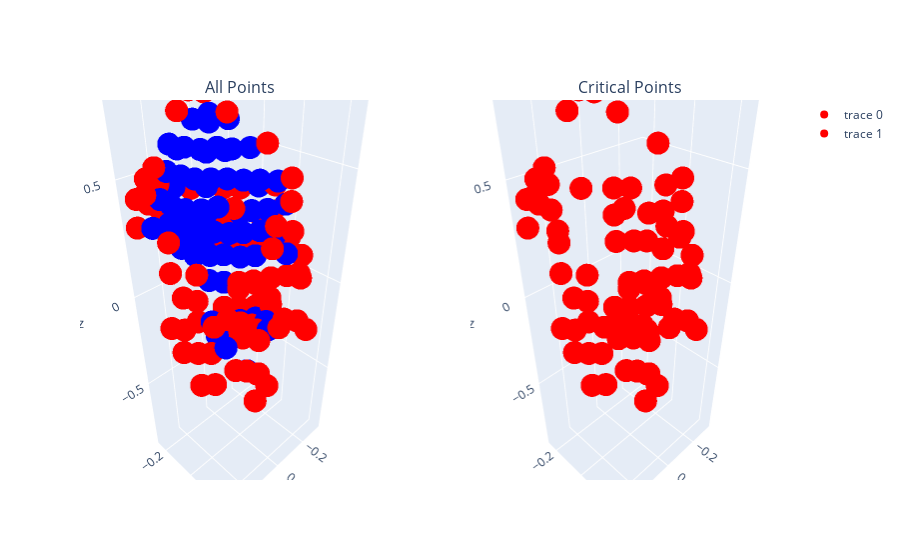

The notebook cell this image was saved under:
### Markdown cell above
Now lets visualize the critical points calculated by our model for the predestrian clouds from before. Recall that these are the points that contributed to the global feature. Why do you think these were the critical points the model ended up using? (Feel free to use different point clouds for your analysis)

### Code cell
plot_crit_points_from_file(model, 'data/sweeps/PEDESTRIAN/11.txt', 200)

### Figure 1 — Plotly figure (JSON) as saved in the notebook; plotly's stock layout.template omitted (floating-point values rounded to 4 significant figures; data arrays with more than 128 entries replaced by an {"elided": "..."} marker saying what was removed)
{"data": [{"line": {"color": "rgba(0,0,0,0)"}, "marker": {"color": {"elided": "200 str values"}}, "scene": "scene", "type": "scatter3d", "x": {"elided": "200 float values"}, "y": {"elided": "200 float values"}, "z": {"elided": "200 float values"}}, {"line": {"color": "rgba(0,0,0,0)"}, "marker": {"color": "red"}, "scene": "scene2", "type": "scatter3d", "x": {"elided": "132 float values"}, "y": {"elided": "132 float values"}, "z": {"elided": "132 float values"}}], "layout": {"annotations": [{"font": {"size": 16}, "showarrow": false, "text": "All Points", "x": 0.225, "xanchor": "center", "xref": "paper", "y": 1, "yanchor": "bottom", "yref": "paper"}, {"font": {"size": 16}, "showarrow": false, "text": "Critical Points", "x": 0.775, "xanchor": "center", "xref": "paper", "y": 1, "yanchor": "bottom", "yref": "paper"}], "scene": {"domain": {"x": [0, 0.45], "y": [0, 1]}}, "scene2": {"domain": {"x": [0.55, 1], "y": [0, 1]}}}}
